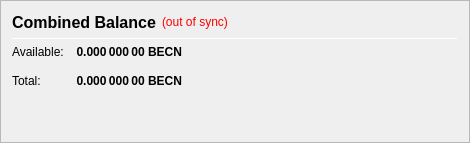
                   <widget class="QFrame" name="frame_CombinedBalances">
                    <property name="minimumSize">
                     <size>
                      <width>470</width>
                      <height>0</height>
                     </size>
                    </property>
                    <property name="frameShape">
                     <enum>QFrame::StyledPanel</enum>
                    </property>
                    <property name="frameShadow">
                     <enum>QFrame::Raised</enum>
                    </property>
                    <layout class="QVBoxLayout" name="verticalLayout_5">
                     <item>
                      <layout class="QHBoxLayout" name="horizontalLayout_5" stretch="0,0,0">
                       <item>
                        <widget class="QLabel" name="label_5z">
                         <property name="minimumSize">
                          <size>
                           <width>0</width>
                           <height>20</height>
                          </size>
                         </property>
                         <property name="font">
                          <font>
                           <pointsize>12</pointsize>
                           <weight>75</weight>
                           <bold>true</bold>
                          </font>
                         </property>
                         <property name="toolTip">
                          <string>Combined Balance (including unconfirmed and immature coins)</string>
                         </property>
                         <property name="text">
                          <string>Combined Balance</string>
                         </property>
                        </widget>
                       </item>
                       <item>
                        <widget class="QLabel" name="labelWalletStatus">
                         <property name="cursor">
                          <cursorShape>WhatsThisCursor</cursorShape>
                         </property>
                         <property name="toolTip">
                          <string>The displayed information may be out of date. Your wallet automatically synchronizes with the BECN network after a connection is established, but this process has not completed yet.</string>
                         </property>
                         <property name="styleSheet">
                          <string notr="true">QLabel { color: red; }</string>
                         </property>
                         <property name="text">
                          <string notr="true">(out of sync)</string>
                         </property>
                         <property name="alignment">
                          <set>Qt::AlignLeading|Qt::AlignLeft|Qt::AlignVCenter</set>
                         </property>
                        </widget>
                       </item>
                       <item>
                        <spacer name="horizontalSpacer_1">
                         <property name="orientation">
                          <enum>Qt::Horizontal</enum>
                         </property>
                         <property name="sizeHint" stdset="0">
                          <size>
                           <width>40</width>
                           <height>20</height>
                          </size>
                         </property>
                        </spacer>
                       </item>
                      </layout>
                     </item>
                     <item>
                      <widget class="Line" name="line_CombinedBalance">
                       <property name="minimumSize">
                        <size>
                         <width>0</width>
                         <height>1</height>
                        </size>
                       </property>
                       <property name="maximumSize">
                        <size>
                         <width>16777215</width>
                         <height>1</height>
                        </size>
                       </property>
                       <property name="orientation">
                        <enum>Qt::Horizontal</enum>
                       </property>
                      </widget>
                     </item>
                     <item>
                      <layout class="QGridLayout" name="gridLayout_3">
                       <property name="spacing">
                        <number>12</number>
                       </property>
                       <item row="1" column="0">
                        <widget class="QLabel" name="labelBalanceTextz">
                         <property name="text">
                          <string>Available:</string>
                         </property>
                        </widget>
                       </item>
                       <item row="1" column="1">
                        <widget class="QLabel" name="labelBalancez">
                         <property name="font">
                          <font>
                           <weight>75</weight>
                           <bold>true</bold>
                          </font>
                         </property>
                         <property name="cursor">
                          <cursorShape>IBeamCursor</cursorShape>
                         </property>
                         <property name="toolTip">
                          <string>Your current spendable balance</string>
                         </property>
                         <property name="text">
                          <string notr="true">0.000 000 00 BECN</string>
                         </property>
                         <property name="alignment">
                          <set>Qt::AlignRight|Qt::AlignTrailing|Qt::AlignVCenter</set>
                         </property>
                         <property name="textInteractionFlags">
                          <set>Qt::LinksAccessibleByMouse|Qt::TextSelectableByKeyboard|Qt::TextSelectableByMouse</set>
                         </property>
                        </widget>
                       </item>
                       <item row="2" column="0">
                        <widget class="QLabel" name="labelTotalTextz">
                         <property name="text">
                          <string>Total:</string>
                         </property>
                        </widget>
                       </item>
                       <item row="2" column="1">
                        <widget class="QLabel" name="labelTotalz">
                         <property name="font">
                          <font>
                           <weight>75</weight>
                           <bold>true</bold>
                          </font>
                         </property>
                         <property name="cursor">
                          <cursorShape>IBeamCursor</cursorShape>
                         </property>
                         <property name="toolTip">
                          <string>Total Balance, including all unavailable coins.</string>
                         </property>
                         <property name="text">
                          <string notr="true">0.000 000 00 BECN</string>
                         </property>
                         <property name="alignment">
                          <set>Qt::AlignRight|Qt::AlignTrailing|Qt::AlignVCenter</set>
                         </property>
                         <property name="textInteractionFlags">
                          <set>Qt::LinksAccessibleByMouse|Qt::TextSelectableByKeyboard|Qt::TextSelectableByMouse</set>
                         </property>
                        </widget>
                       </item>
                       <item row="2" column="3">
                        <spacer name="horizontalSpacer_2">
                         <property name="orientation">
                          <enum>Qt::Horizontal</enum>
                         </property>
                         <property name="sizeHint" stdset="0">
                          <size>
                           <width>40</width>
                           <height>20</height>
                          </size>
                         </property>
                        </spacer>
                       </item>
                      </layout>
                     </item>
                     <item>
                      <spacer name="verticalSpacer_1">
                       <property name="orientation">
                        <enum>Qt::Vertical</enum>
                       </property>
                       <property name="sizeHint" stdset="0">
                        <size>
                         <width>20</width>
                         <height>40</height>
                        </size>
                       </property>
                      </spacer>
                     </item>
                    </layout>
                   </widget>
